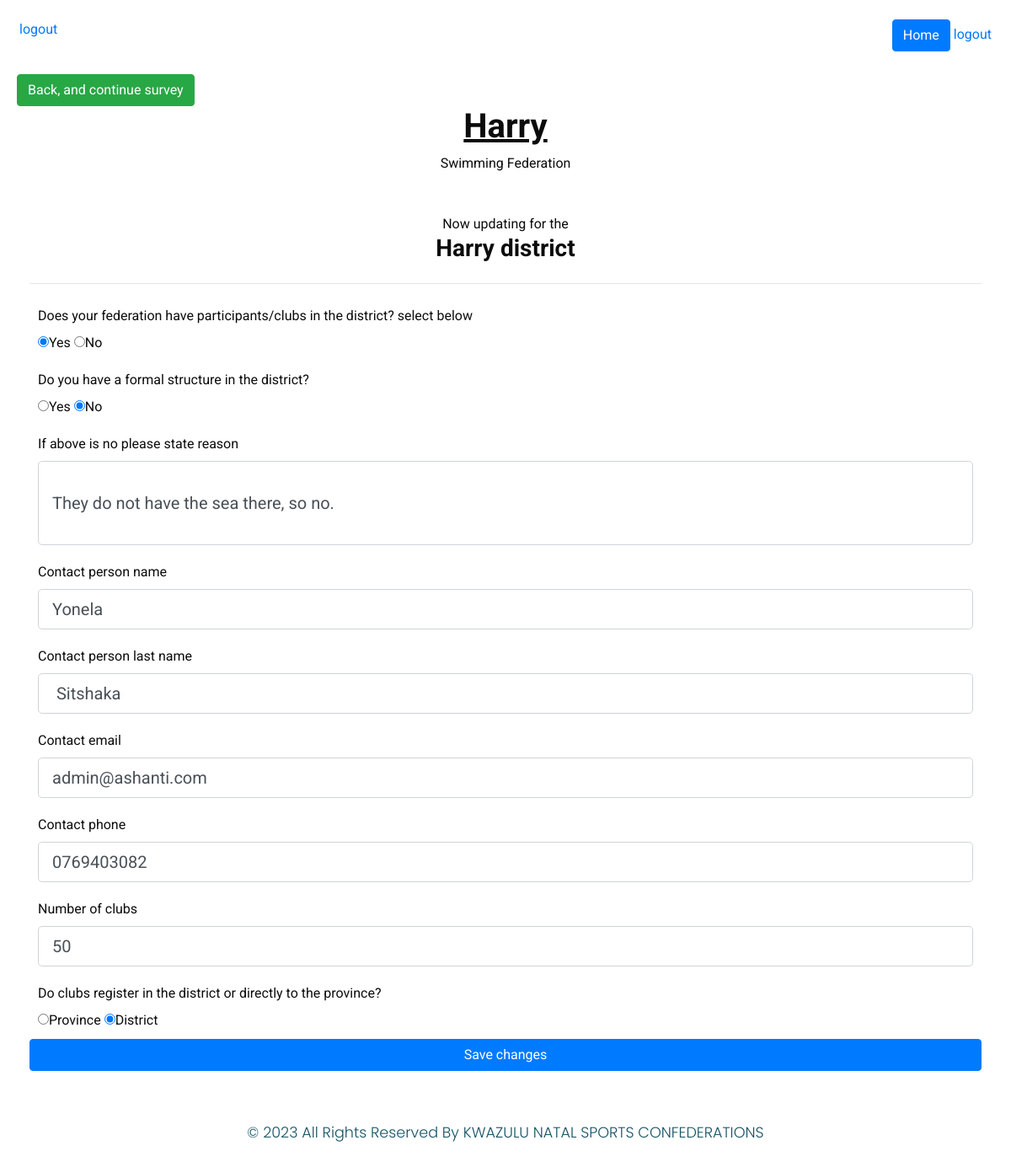
Page /updateDistrict/12 (signed in) on the committed database.
### FedInfo/models.py (models this page shows)
class District(models.Model):
    DistrictId = models.AutoField(primary_key=True,blank=False,null=False,auto_created=True)
    Federation = models.ForeignKey(Federation,blank=True,null=True,on_delete=models.CASCADE)
    DistrictName = models.TextField(max_length=80)
    Participation = models.CharField(max_length=3,default="No")
    FormalStructure = models.CharField(max_length=3,default="No")
    ContactPersonName = models.TextField(max_length=80)
    ContactPersonLastName = models.TextField(max_length=80)
    Phone = models.TextField(max_length=15)
    Email = models.TextField(max_length=80)
    DistrictOrProvince = models.TextField(max_length=30)#Clubes register at District or province level
    NoStructureReason = models.TextField(default="Note stated",max_length=150)#Why they do not have a structur
    NumberOfClubs = models.IntegerField()
    AddDate = models.DateTimeField()

class Federation(models.Model):
    FedId = models.AutoField(primary_key=True,blank=False,null=False,auto_created=True)
    user = models.ForeignKey(User,blank=True,null=True,on_delete=models.CASCADE)
    FederationName = models.TextField(max_length=100)
    PresidentName = models.TextField(max_length=60)
    PresidentLastName = models.TextField(max_length=60)
    PresidentEmail = models.TextField(max_length=80)
    PresidentPhone = models.TextField(max_length=15)
    ContactPersonName = models.TextField(max_length=60)
    ContactPersonLastName = models.TextField(max_length=60)
    ContactPersonPosition = models.TextField(max_length=60)
    Email = models.TextField(max_length=80)
    Phone = models.TextField(max_length=15)
    AddedDate = models.DateTimeField()
    yearUpdate = models.CharField(max_length=4)

### FedInfo/views.py (the view, shortened to what this page needs)
# urls.py: path('updateDistrict/<int:districtId>', views.updateDistrict, name="updateDistrict"),
@login_required
def updateDistrict(request, districtId):
    oncreate = False
    try:
        if request.session['createProcess'] == True:
            oncreate = True
    except:
        pass
    district = get_object_or_404(District, pk = districtId)
    federation = district.Federation
    numDone = getNumDone(federation)+1
    if request.method == 'GET':
        return render(request, 'FedInfo/updateDistrict.html', {"district":district,"federation":federation, "oncreate":oncreate,"numDone":numDone})

### FedInfo/views.py (called while the page is built)
def getNumDone(federation):
    numDone = 0
    Districts = District.objects.filter(Federation = federation)
    for item in Districts:
        numDone += 1
    return numDone

### FedInfo/templates/FedInfo/updateDistrict.html (shortened to what this page needs)
{% extends "FedInfo/base.html" %}
{% block content %}
{% load static %}
<div>
    {% if oncreate == True %}
        <a class="btn btn-default btn-success" href="{% url 'AnsDistricts' numDone=numDone %}">Back, and continue survey</a>
    {% endif %}
</div>
<div>
    <center>
        <h1>
            <b>
                <u>{{district.DistrictName}}</u>
            </b>
        </h1>
        {{federation.FederationName}}
    </center>
</div>
<br/>
<br/>
<div class="container">
    <form method="post"  style="width:inherit">
        <div style="display:flex;flex-direction:column">
          <center>
            Now updating for the <h3><b>{{district.DistrictName}} district</b></h3>
          </center>
        </div>
        <hr/>
        <div class="inp">
            <label class="form-label" for="IdentityNumber">Does your federation have participants/clubs in the {{DistrictAns}} district? select below</label>
            <div>
                {%if district.Participation == "Yes"%}
                <input  type="radio" value="Yes" name="Participation" checked>Yes
                <input  type="radio" value="No" name="Participation" />No
                {% else %}
                <input  type="radio" value="Yes" name="Participation" >Yes
                <input  type="radio" value="No" name="Participation" checked/>No
                {% endif %}
            </div>
        </div>
        <div class="inp">
            <label class="form-label" for="FormalStructure">Do you have a formal structure in the {{DistrictAns}} district?</label>
            <div>
                {% if district.FormalStructure == "Yes" %}
                    <input  type="radio" value="Yes" name="FormalStructure" checked="checked">Yes
                    <input  type="radio" value="No" name="FormalStructure"  />No
                {% else %}
                    <input  type="radio" value="Yes" name="FormalStructure">Yes
                    <input  type="radio" value="No" name="FormalStructure" checked="checked" />No
                {% endif %}
            </div>
        </div>
        <div class="inp">
            <label class="form-label" for="IdentityNumber">If above is no please state reason</label>
            <input style="height:100px" type="textarea" name="NoStructureReason" value="{{district.NoStructureReason}}"  class="form-control form-control-lg">
        </div>
        <div class="inp">
            <label class="form-label" for="ContactPersonName">Contact person name</label>
            <input  type="text" name="ContactPersonName" value="{{district.ContactPersonName}}"  class="form-control form-control-lg">
        </div>
        <div class="inp">
            <label class="form-label" for="ContactPersonLastName">Contact person last name</label>
            <input  type="text" name="ContactPersonLastName" value="{{district.ContactPersonLastName}}"  class="form-control form-control-lg">
        </div>
        <div class="inp">
            <label class="form-label" for="Email">Contact email</label>
            <input  type="email" name="Email" value="{{district.Email}}"  class="form-control form-control-lg">
        </div>
        <div class="inp">
            <label class="form-label" for="Phone">Contact phone</label>
            <input  type="text" name="Phone" value="{{district.Phone}}"  class="form-control form-control-lg">
        </div>
        <div class="inp">
            <label class="form-label" for="NumberOfClubs">Number of clubs</label>
            <input  type="number" name="NumberOfClubs" value="{{district.NumberOfClubs}}"  class="form-control form-control-lg">
        </div>
        <div class="inp">
            <label class="form-label" for="DistrictOrProvince">Do clubs register in the district or directly to the province?</label>
            <div>
                {% if district.DistrictOrProvince == "District" %}
                    <input type="radio" value="Province" name="DistrictOrProvince">Province
                    <input checked type="radio" value="District" name="DistrictOrProvince" placeholder="Identity number">District
                {% endif %}
            </div>
        </div>
        <input class="btn btn-default btn-primary" style="width:100%" type="submit" value="Save changes"/>
    </form>
</div>
{% endblock %}

### FedInfo/static/manageProfile/css/style5.css (style rules this page uses)
body { font-family: 'Poppins', sans-serif; background: #fafafa; }
a, a:hover, a:focus { color: inherit; text-decoration: none; transition: all 0.3s; }

### FedInfo/static/manageProfile/css1/style.css (style rules this page uses)
body { font-family: "Roboto", sans-serif; color: #0c0c0c; background-color: #ffffff; overflow-x: hidden; }
a, a:hover, a:focus { text-decoration: none; }
.btn, .btn:focus { outline: none !important; -webkit-box-shadow: none; box-shadow: none; }

### FedInfo/static/manageProfile/css1/responsive.css (style rules this page uses)
@media (min-width: 1200px) { .container { max-width: 1170px; } }

### FedInfo/templates/FedInfo/updateDistrict.html (style rules this page uses)
.inp { padding:10px }

### rows in the picture
District: DistrictName "Harry", NoStructureReason "They do not have the sea there, so no.", ContactPersonName "Yonela", ContactPersonLastName "Sitshaka", Email "admin@ashanti.com", Phone "0769403082", NumberOfClubs "50"
Federation: FederationName "Swimming Federation"
